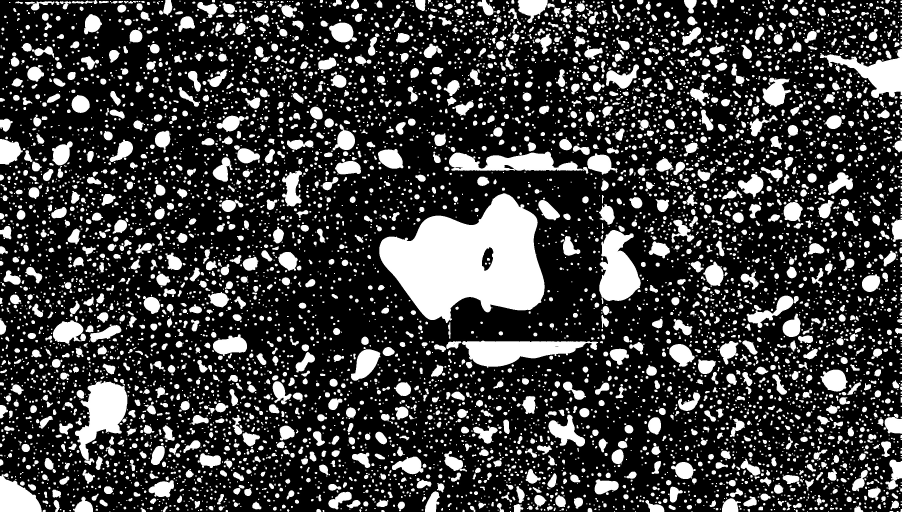
#> input picture AutoBackgroundExtraction/debug_tmp/M8/image/structure_mask.jpg, 2704 x 1536 px (shown at 1/3 size)
$ python star_deconvolution.py --input ../AutoBackgroundExtraction/debug_tmp/M8/image/structure_mask.jpg --output out.png   (older library calls are emulated)
#> lines starting #> are read from the running program, lines starting #| are printed output that depends on the picture
#> in load_image, data is the input picture: shape (1536, 2704); min 0, max 255, mean 62.6
#!/usr/bin/env python3
"""Effect-first, star-guided astronomical image deconvolution demo.

The implementation estimates a global empirical PSF from isolated stars,
performs regularized deconvolution to a finite circular target PSF, and can use
an externally calibrated PSF when one is available.  It is a classical,
interpretable implementation inspired by public BXT concepts, not a BXT model
clone or a substitute for BXT's proprietary neural network.
"""

from __future__ import annotations

import argparse
import json
import math
import time
from dataclasses import asdict, dataclass
from pathlib import Path
from typing import Any

import cv2
import numpy as np
from numpy.typing import NDArray

FloatImage = NDArray[np.float32]


@dataclass
class ImageMetadata:
    kind: str
    original_dtype: str
    fits_header: Any = None
    channel_first: bool = False


@dataclass
class DeconvolutionConfig:
    solver: str = "quality"
    iterations: int = 40
    target_ratio: float = 0.40
    target_fwhm_px: float | None = 1.35
    stellar_strength: float = 0.82
    nonstellar_strength: float = 0.65
    patch_size: int = 25
    max_stars: int = 250
    detection_sigma: float = 5.0
    saturation: float = 0.985
    max_eccentricity: float = 0.82
    damping: float = 0.50
    correction_limit: float = 3.0
    wiener_regularization: float = 1e-3
    noise_sigma: float | None = None

    def validate(self) -> None:
        if self.solver not in {"quality", "balanced", "fast"}:
            raise ValueError("solver must be one of: quality, balanced, fast")
        if not 1 <= self.iterations <= 150:
            raise ValueError("iterations must be in [1, 150]")
        if not 0.25 <= self.target_ratio <= 1.0:
            raise ValueError("target_ratio must be in [0.25, 1.0]")
        if not 0.0 <= self.stellar_strength <= 1.0:
            raise ValueError("stellar_strength must be in [0, 1]")
        if not 0.0 <= self.nonstellar_strength <= 1.0:
            raise ValueError("nonstellar_strength must be in [0, 1]")
        if self.target_fwhm_px is not None and not 0.0 <= self.target_fwhm_px <= 20.0:
            raise ValueError("target_fwhm_px must be in [0, 20], or None")
        if self.patch_size < 11:
            raise ValueError("patch_size must be at least 11")
        if self.patch_size % 2 == 0:
            raise ValueError("patch_size must be odd")
        if self.max_stars < 5:
            raise ValueError("max_stars must be at least 5")
        if self.detection_sigma <= 0 or self.damping < 0:
            raise ValueError("detection_sigma must be positive and damping nonnegative")
        if self.correction_limit <= 1.0:
            raise ValueError("correction_limit must be greater than 1")
        if self.wiener_regularization <= 0:
            raise ValueError("wiener_regularization must be positive")
        if self.noise_sigma is not None and self.noise_sigma <= 0:
            raise ValueError("noise_sigma must be positive, or None for automatic estimation")


@dataclass
class StarMeasurement:
    x: float
    y: float
    peak: float
    snr: float
    fwhm: float
    eccentricity: float


def _to_luminance(image: np.ndarray) -> FloatImage:
    if image.ndim == 2:
        return np.asarray(image, dtype=np.float32)
    if image.ndim != 3:
        raise ValueError(f"Expected HxW or HxWxC image, got {image.shape}")
    if image.shape[2] == 1:
        return np.asarray(image[..., 0], dtype=np.float32)
    rgb = np.asarray(image[..., :3], dtype=np.float32)
    return (0.2126 * rgb[..., 0] + 0.7152 * rgb[..., 1] + 0.0722 * rgb[..., 2]).astype(np.float32)


def _robust_noise(detail: np.ndarray) -> float:
    values = np.asarray(detail, dtype=np.float32).ravel()
    median = float(np.median(values))
    mad = float(np.median(np.abs(values - median)))
    return max(1.4826 * mad, 1e-6)


# [25 lines left out: function _measure_patch, not called in this run]


def detect_stars(
    luminance: np.ndarray,
    config: DeconvolutionConfig,
) -> tuple[list[StarMeasurement], list[FloatImage], float, FloatImage]:
    """Detect isolated, unsaturated point sources and return normalized patches."""
    lum = np.asarray(luminance, dtype=np.float32)
    background = cv2.GaussianBlur(lum, (0, 0), 12.0, borderType=cv2.BORDER_REFLECT101)
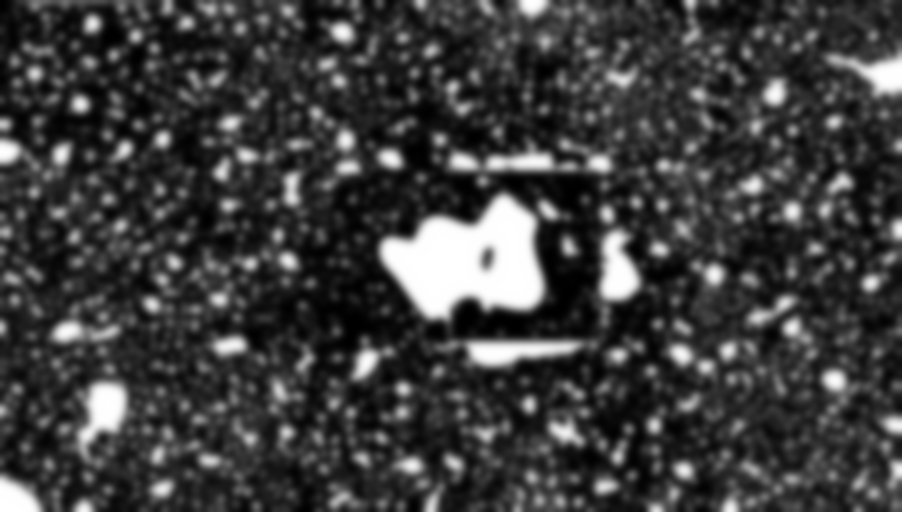
#> background: shape (1536, 2704) float32 (shown at 1/3 size); min 8.96e-05, max 1, mean 0.245
    detail = lum - background
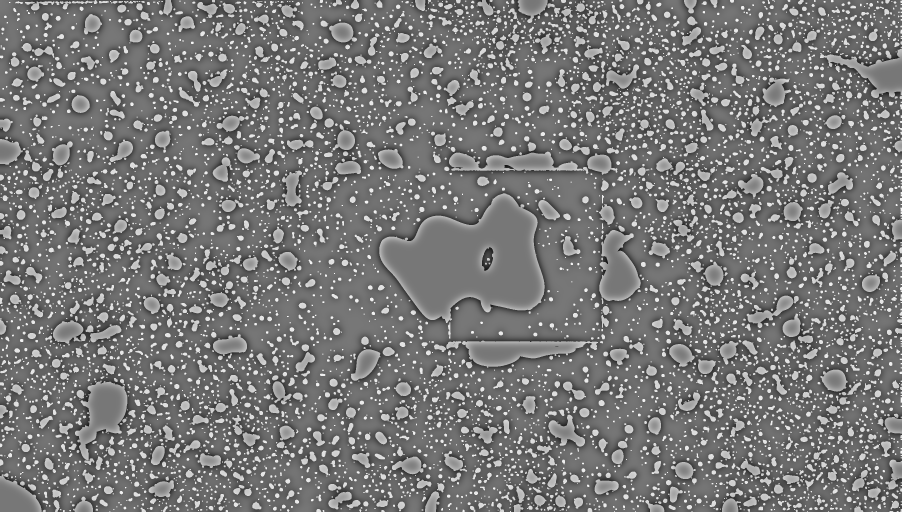
#> detail: shape (1536, 2704) float32 (shown at 1/3 size); min -0.873, max 0.99, mean -1.36e-05; drawn with min black and max white
    noise = _robust_noise(detail)
#> in _robust_noise, `median = float(np.median(values))`: median = -0.115
#> in _robust_noise, `mad = float(np.median(np.abs(values - median)))`: mad = 0.0867
#> noise = 0.128
    threshold = config.detection_sigma * noise
#> threshold = 0.642
    local_max = cv2.dilate(detail, np.ones((5, 5), np.uint8))
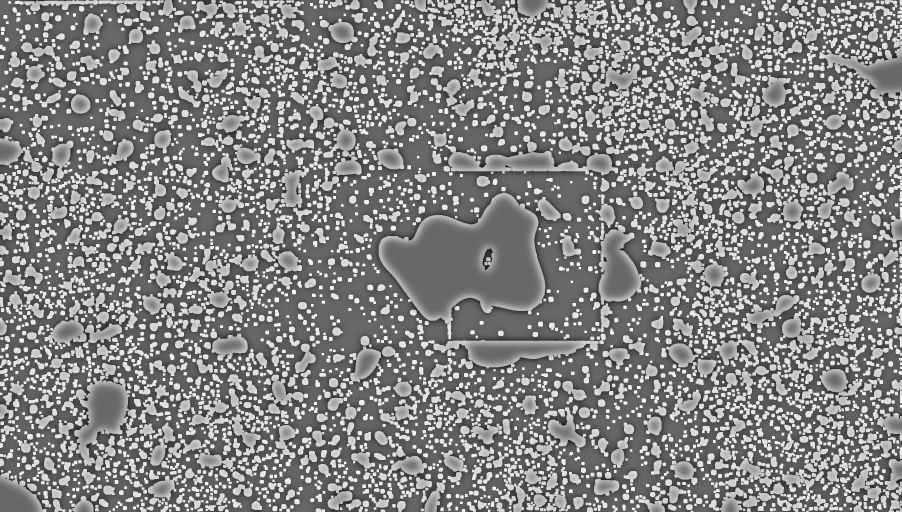
#> local_max: shape (1536, 2704) float32 (shown at 1/3 size); min -0.686, max 0.99, mean 0.177; drawn with min black and max white
    candidates = np.argwhere((detail >= local_max - 1e-7) & (detail > threshold) & (lum < config.saturation))
#> candidates = empty array
    if candidates.size == 0:
        return [], [], noise, detail

    scores = detail[candidates[:, 0], candidates[:, 1]]
    candidates = candidates[np.argsort(scores)[::-1]]
    radius = config.patch_size // 2
    height, width = lum.shape
    measurements: list[StarMeasurement] = []
    patches: list[FloatImage] = []
    occupied: list[tuple[int, int]] = []

    for y, x in candidates:
        y, x = int(y), int(x)
        if x < radius or y < radius or x >= width - radius or y >= height - radius:
            continue
        # Prevent a bright star's diffraction/halo peaks from being counted repeatedly.
        if any((x - ox) ** 2 + (y - oy) ** 2 < (radius * 0.75) ** 2 for oy, ox in occupied):
            continue
        patch = lum[y - radius : y + radius + 1, x - radius : x + radius + 1]
        if float(patch.max()) >= config.saturation:
            continue
        measured = _measure_patch(patch, noise)
        if measured is None:
            continue
        cx, cy, fwhm, eccentricity, snr, signal = measured
        # Keep moderately broad stars; the later robust width filter removes
        # extended objects while allowing oversampled/blurred survey data.
        if not (1.1 <= fwhm <= radius * 0.92):
            continue
        if eccentricity > config.max_eccentricity or snr < config.detection_sigma:
            continue
        if abs(cx - radius) > radius * 0.30 or abs(cy - radius) > radius * 0.30:
            continue

        # Subpixel register each normalized star before taking a robust median.
        transform = np.float32([[1.0, 0.0, radius - cx], [0.0, 1.0, radius - cy]])
        aligned = cv2.warpAffine(signal, transform, (config.patch_size, config.patch_size), flags=cv2.INTER_LANCZOS4,
                                 borderMode=cv2.BORDER_CONSTANT, borderValue=0)
        aligned = np.maximum(aligned, 0.0)
        total = float(aligned.sum())
        if total <= 1e-8:
            continue
        aligned /= total
        measurements.append(StarMeasurement(x + cx - radius, y + cy - radius, float(patch.max()), snr, fwhm, eccentricity))
        patches.append(aligned.astype(np.float32))
        occupied.append((y, x))
        if len(measurements) >= config.max_stars:
            break

    if len(measurements) >= 8:
        widths = np.array([m.fwhm for m in measurements])
        median = float(np.median(widths))
        mad = max(float(np.median(np.abs(widths - median))), 0.15)
        keep = np.abs(widths - median) <= 3.0 * mad
        measurements = [m for m, flag in zip(measurements, keep) if flag]
        patches = [p for p, flag in zip(patches, keep) if flag]
    return measurements, patches, noise, detail


def estimate_empirical_psf(patches: list[np.ndarray]) -> FloatImage:
    if len(patches) < 5:
        raise RuntimeError(
            f"Only {len(patches)} valid stars found; need at least 5. "
            "Try a lower --detection-sigma, a larger --patch-size, or a star-richer image."
        )
    stack = np.stack(patches, axis=0).astype(np.float32)
    psf = np.median(stack, axis=0)
    psf = np.maximum(psf, 0.0)
    psf /= max(float(psf.sum()), 1e-12)
    return psf.astype(np.float32)


# [12 lines left out: function gaussian_psf, not called in this run]


def convolve(image: np.ndarray, kernel: np.ndarray) -> FloatImage:
    return cv2.filter2D(np.asarray(image, dtype=np.float32), -1, np.asarray(kernel, dtype=np.float32),
                        borderType=cv2.BORDER_REFLECT101)


# [138 lines left out: functions damped_richardson_lucy, _psf_to_otf, wiener_deconvolution_to_target, _make_masks, _measure_at_stars, not called in this run]


def star_deconvolution(
    image: np.ndarray,
    config: DeconvolutionConfig | None = None,
    source_psf: np.ndarray | None = None,
) -> tuple[FloatImage, dict[str, Any], dict[str, FloatImage]]:
    """Restore an HxW or HxWxC image normalized to [0, 1].

    ``source_psf=None`` selects an empirical PSF from image stars.  Passing a
    normalized PSF is useful for calibration frames or controlled benchmarks.
    In the latter case ``target_fwhm_px=0`` means recovering the latent image
    before that supplied incremental blur; auto PSF mode should normally use a
    finite target FWHM to avoid an ill-conditioned zero-width target.
    """
    cfg = config or DeconvolutionConfig()
    cfg.validate()
    source = np.asarray(image, dtype=np.float32)
    if source.ndim not in (2, 3) or source.size == 0:
        raise ValueError(f"Unsupported image shape: {source.shape}")
    if source.ndim == 3 and source.shape[2] not in (1, 3, 4):
        raise ValueError(f"Expected 1, 3, or 4 channels, got {source.shape[2]}")
    if not np.all(np.isfinite(source)):
        raise ValueError("Input contains NaN or Inf")
    if float(source.min()) < -1e-6 or float(source.max()) > 1.0 + 1e-6:
        raise ValueError(f"Input must be normalized to [0, 1], got [{source.min()}, {source.max()}]")
    source = np.clip(source, 0.0, 1.0)

    start = time.perf_counter()
    luminance = _to_luminance(source)
    stars, patches, noise, _ = detect_stars(luminance, cfg)
#> stars = []; patches = []; noise = 0.128
    psf_origin = "empirical stars"
    if source_psf is None:
        psf = estimate_empirical_psf(patches)
    else:
        psf = np.asarray(source_psf, dtype=np.float32)
        if (psf.ndim != 2 or psf.shape[0] != psf.shape[1] or psf.shape[0] % 2 == 0
                or min(psf.shape) < 3 or not np.all(np.isfinite(psf))):
            raise ValueError("source_psf must be a finite odd-sized square 2-D kernel")
        if np.any(psf < 0) or float(psf.sum()) <= 0:
            raise ValueError("source_psf must be nonnegative with positive sum")
        psf = psf / float(psf.sum())
        psf_origin = "supplied/calibrated"
    psf_measurement = _measure_patch(psf, 1e-8)
    if psf_measurement is None:
        raise RuntimeError("Estimated PSF has no measurable core")
    source_fwhm = float(psf_measurement[2])
    sampled_star_fwhm = float(np.median([s.fwhm for s in stars])) if stars else float("nan")
    target_fwhm = (
        float(cfg.target_fwhm_px)
        if cfg.target_fwhm_px is not None
        else max(1.25, source_fwhm * cfg.target_ratio)
    )
    target_psf = (
        gaussian_psf(cfg.patch_size, target_fwhm)
        if target_fwhm > 0
        else np.pad(
            np.ones((1, 1), np.float32),
            ((cfg.patch_size // 2, cfg.patch_size // 2),) * 2,
        )
    )

    process = source[..., :3] if source.ndim == 3 else source
    solve_signal = luminance if cfg.solver == "balanced" and process.ndim == 3 else process
    if cfg.solver == "fast":
        restored_signal = wiener_deconvolution_to_target(
            solve_signal, psf, target_psf, cfg.wiener_regularization
        )
    else:
        channels = ([solve_signal] if solve_signal.ndim == 2
                    else [solve_signal[..., c] for c in range(solve_signal.shape[2])])
        restored_channels = []
        for channel in channels:
            channel_noise = (
                float(cfg.noise_sigma) if cfg.noise_sigma is not None
                else _robust_noise(channel - cv2.GaussianBlur(
                    channel, (0, 0), 12.0, borderType=cv2.BORDER_REFLECT101
                ))
            )
            latent = damped_richardson_lucy(
                channel, psf, cfg.iterations, channel_noise, cfg.damping,
                cfg.correction_limit,
            )
            restored_channels.append(convolve(latent, target_psf) if target_fwhm > 0 else latent)
        restored_signal = (restored_channels[0] if solve_signal.ndim == 2
                           else np.stack(restored_channels, axis=-1))

    if cfg.solver == "balanced" and process.ndim == 3:
        ratio = np.divide(restored_signal, np.maximum(luminance, 2e-4),
                          out=np.ones_like(luminance))
        restored_signal = process * np.clip(ratio, 0.35, 2.5)[..., None]

    restored_luminance = _to_luminance(restored_signal)
    star_mask, structure_mask = _make_masks(luminance, stars, noise, source_fwhm)
    # Nonstellar strength is a real whole-field reconstruction control.  The
    # previous implementation multiplied it by a sparse edge mask, which made
    # the visible output remain almost identical to the blurred input.
    blend_mask = np.clip(
        cfg.nonstellar_strength * (1.0 - star_mask) + cfg.stellar_strength * star_mask,
        0.0, 1.0,
    )
    if process.ndim == 2:
        output = process + blend_mask * (restored_signal - process)
    else:
        output_rgb = process + blend_mask[..., None] * (restored_signal - process)
        if source.shape[2] == 4:
            output = source.copy()
            output[..., :3] = output_rgb
        else:
            output = output_rgb
    output = np.clip(output, 0.0, 1.0).astype(np.float32)

    after_luminance = _to_luminance(output)
    before_metrics = _measure_at_stars(luminance, stars, cfg.patch_size, noise)
    after_metrics = _measure_at_stars(after_luminance, stars, cfg.patch_size, noise)
    report: dict[str, Any] = {
        "algorithm": (
            "regularized PSF-to-target Wiener" if cfg.solver == "fast"
            else "RGB damped Richardson-Lucy to finite target PSF"
        ),
        "psf_origin": psf_origin,
        "image_shape": list(source.shape),
        "valid_stars": len(stars),
        "estimated_noise_sigma": noise,
        "solver_noise_sigma": cfg.noise_sigma if cfg.noise_sigma is not None else "per-channel automatic",
        "source_fwhm_px": source_fwhm,
        "sampled_star_median_fwhm_px": sampled_star_fwhm,
        "target_fwhm_px": target_fwhm,
        "before": before_metrics,
        "after": after_metrics,
        "fwhm_change_percent": 100.0 * (after_metrics["median_fwhm"] / before_metrics["median_fwhm"] - 1.0),
        "elapsed_seconds": time.perf_counter() - start,
        "config": asdict(cfg),
        "notes": [
            "Effect-first quality mode solves RGB channels independently; balanced/fast reduce cost.",
            "Global PSF demo; spatially varying aberrations require tiled local PSFs or a learned model.",
            "Use linear 32-bit data for scientific processing; stretched samples are visual demos only.",
        ],
    }
    diagnostics = {
        "psf": psf,
        "target_psf": target_psf,
        "star_mask": star_mask,
        "structure_mask": structure_mask,
        "blend_mask": blend_mask,
        "restored_luminance": restored_luminance,
    }
    return output, report, diagnostics


def load_image(path: str | Path) -> tuple[FloatImage, ImageMetadata]:
    input_path = Path(path)
    suffix = input_path.suffix.lower()
    if suffix in {".fit", ".fits", ".fts"}:
        from astropy.io import fits

        with fits.open(input_path, memmap=False) as hdul:
            data = np.asarray(hdul[0].data)
            header = hdul[0].header.copy()
        channel_first = data.ndim == 3 and data.shape[0] in (1, 3, 4)
        if channel_first:
            data = np.moveaxis(data, 0, -1)
        metadata = ImageMetadata("fits", str(data.dtype), header, channel_first)
    elif suffix == ".npy":
        data = np.load(input_path, allow_pickle=False)
        metadata = ImageMetadata("npy", str(data.dtype))
    elif suffix in {".tif", ".tiff", ".png", ".jpg", ".jpeg"}:
        import imageio.v3 as iio

        data = np.asarray(iio.imread(input_path))
        metadata = ImageMetadata("raster", str(data.dtype))
    else:
        raise ValueError(f"Unsupported input format: {suffix}")
    if data.size == 0:
        raise ValueError(f"Empty image: {input_path}")
    if np.issubdtype(data.dtype, np.integer):
        if np.iinfo(data.dtype).min < 0:
            raise ValueError("Signed integer image input is not supported")
        image = data.astype(np.float32) / float(np.iinfo(data.dtype).max)
    else:
        image = data.astype(np.float32)
    return image, metadata


# [34 lines left out: function save_image, not called in this run]


def _build_parser() -> argparse.ArgumentParser:
    parser = argparse.ArgumentParser(description=__doc__)
    parser.add_argument("--input", type=Path, required=True)
    parser.add_argument("--output", type=Path, required=True)
    parser.add_argument("--solver", choices=("quality", "balanced", "fast"), default="quality")
    parser.add_argument("--iterations", type=int, default=40)
    parser.add_argument("--target-ratio", type=float, default=0.40)
    parser.add_argument("--target-fwhm", type=float, default=1.35,
                        help="finite target PSF FWHM; use 0 only with a calibrated incremental PSF")
    parser.add_argument("--stellar-strength", type=float, default=0.82)
    parser.add_argument("--nonstellar-strength", type=float, default=0.65)
    parser.add_argument("--patch-size", type=int, default=25)
    parser.add_argument("--max-stars", type=int, default=250)
    parser.add_argument("--detection-sigma", type=float, default=5.0)
    parser.add_argument("--saturation", type=float, default=0.985)
    parser.add_argument("--damping", type=float, default=0.50)
    parser.add_argument("--correction-limit", type=float, default=3.0)
    parser.add_argument("--wiener-regularization", type=float, default=1e-3)
    parser.add_argument("--noise-sigma", type=float,
                        help="optional calibrated normalized noise sigma")
    parser.add_argument("--psf-fwhm", type=float,
                        help="optional calibrated source PSF FWHM in pixels")
    parser.add_argument("--psf-axis-ratio", type=float, default=1.0)
    parser.add_argument("--psf-angle", type=float, default=0.0)
    parser.add_argument("--diagnostics-dir", type=Path)
    parser.add_argument("--report", type=Path)
    parser.add_argument("--overwrite", action="store_true")
    return parser


def main() -> None:
    args = _build_parser().parse_args()
    image, metadata = load_image(args.input)
    config = DeconvolutionConfig(
        solver=args.solver,
        iterations=args.iterations,
        target_ratio=args.target_ratio,
        target_fwhm_px=args.target_fwhm,
        stellar_strength=args.stellar_strength,
        nonstellar_strength=args.nonstellar_strength,
        patch_size=args.patch_size,
        max_stars=args.max_stars,
        detection_sigma=args.detection_sigma,
        saturation=args.saturation,
        damping=args.damping,
        correction_limit=args.correction_limit,
        wiener_regularization=args.wiener_regularization,
        noise_sigma=args.noise_sigma,
    )
    supplied_psf = None
    if args.psf_fwhm is not None:
        supplied_psf = gaussian_psf(
            args.patch_size, args.psf_fwhm, args.psf_axis_ratio, args.psf_angle
        )
    output, report, diagnostics = star_deconvolution(image, config, supplied_psf)
    save_image(args.output, output, metadata, args.overwrite)
    if args.diagnostics_dir:
        args.diagnostics_dir.mkdir(parents=True, exist_ok=True)
        for name, diagnostic in diagnostics.items():
            save_image(args.diagnostics_dir / f"{name}.tif", diagnostic, overwrite=args.overwrite)
    report_path = args.report or args.output.with_suffix(".json")
    if report_path.exists() and not args.overwrite:
        raise FileExistsError(f"Report already exists: {report_path}")
    report_path.parent.mkdir(parents=True, exist_ok=True)
    report_path.write_text(json.dumps(report, ensure_ascii=False, indent=2), encoding="utf-8")
    print(json.dumps(report, ensure_ascii=False, indent=2))


if __name__ == "__main__":
#> (the run stopped early here; a loop or call above may not have finished)
